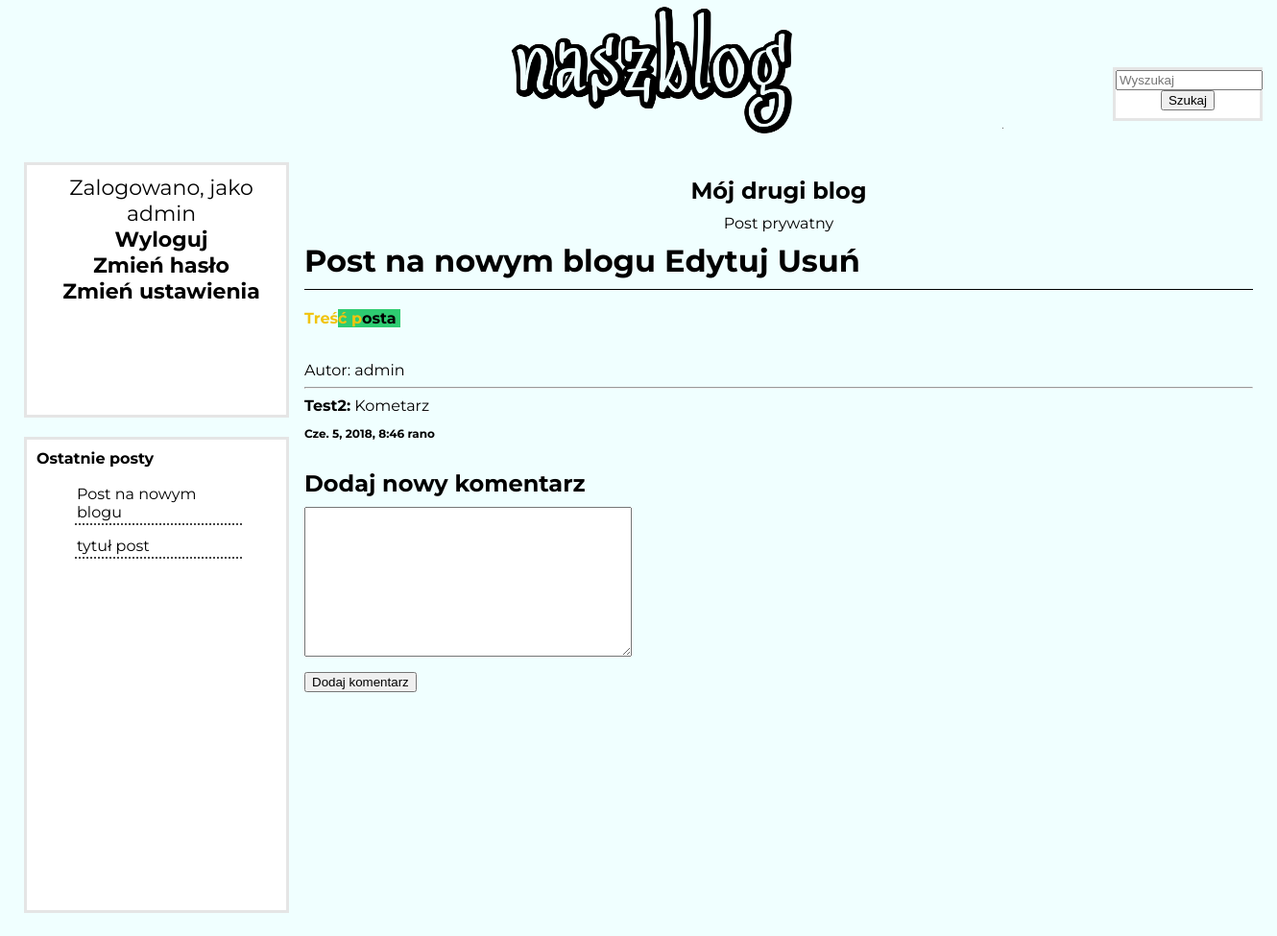
The app's page /12/post-na-nowym-blogu (signed in) with its own data.
### blogs/models.py (models this page shows, shortened)
class Blog(models.Model):
    title = models.CharField(max_length=200)
    owner = models.ForeignKey(User, related_name='user_blogs',
                               on_delete=models.CASCADE
                              )
    slug = models.SlugField(max_length=250)
    def get_absolute_url(self):
        return reverse('blogs:blog',
                        args=[self.id,
                              self.slug])

class Post(models.Model):
    STATUS_CHOICES = (
                    ('private', 'Prywatny'),
                    ('public', 'Publiczny'),
                    )
    name = models.CharField(max_length=250)
    blog = models.ForeignKey(Blog,related_name='blog_posts',
                               on_delete=models.CASCADE
                              )
    text = RichTextUploadingField(blank=True)
    date_added = models.DateTimeField(auto_now_add=True)
    status = models.CharField(max_length=7,
                              choices=STATUS_CHOICES,
                              default='public')
    objects = models.Manager()
    public = PublicPostManager()
    slug = models.SlugField(max_length=250)
    def get_absolute_url(self):
        return reverse('blogs:post_detail',
                        args=[self.id,
                              self.slug])

class Comment(models.Model):
    author = models.ForeignKey(User, related_name='user_comments',
                               on_delete=models.CASCADE
                              )
    post = models.ForeignKey(Post, related_name='post_comments',
                               on_delete=models.CASCADE
                              )
    body = models.TextField()
    created = models.DateTimeField(auto_now_add=True)
    updated = models.DateTimeField(auto_now=True)
    class Meta:
        ordering = ('created',)

### blogs/views.py (the view)
# urls.py: path('<int:post_id>/<slug>',views.post_detail,name='post_detail'),
def post_detail(request,post_id,slug):
    _post = get_object_or_404(Post,id=post_id,slug=slug)
    if _post.status == 'private':
        check_owner(request.user, _post.blog.owner)
    blog = _post.blog
    comments = Comment.objects.filter(post=_post.id)
    is_new_comment = False
    if request.method == 'POST':
        comment_form = CommentForm(data=request.POST)
        if comment_form.is_valid():
            new_comment = comment_form.save(commit=False)
            new_comment.author_id = request.user.id
            new_comment.post = _post
            new_comment.save()
            is_new_comment = True
    else:
        comment_form = CommentForm()
    lp = last_posts()
    context = {'post':_post, 'blog': blog, 'comments': comments, 'comment_form': comment_form, 'flag': is_new_comment, 'last_posts': lp}
    return render(request,'blogs/post_detail.html', context)

### blogs/forms.py
class CommentForm(forms.ModelForm):
    class Meta:
        model = Comment
        fields = ['body',]
        labels = {'body':''}

### blogs/models.py (called while the page is built)
    def get_queryset(self):
        return super(PublicPostManager,self).get_queryset()\
                                           .filter(status='public')

### blogs/views.py (called while the page is built)
def check_owner(user,owner):
    if user != owner:
        raise Http404

def last_posts():
    last_posts = Post.public.all().order_by('-date_added')[:8]
    return last_posts;

### blogs/templates/blogs/post_detail.html (shortened to what this page needs)
{% extends "base.html" %}
{% block content %}
<center><h2><a href="{{ blog.get_absolute_url }}">{{ blog.title }}</a></h2></center>
{% if post.status == 'private' %}
	<center>Post prywatny</center>
{% endif %}
<h1>{{ post.name}}
	{% if blog.owner == user %}
		<a href="{% url 'blogs:edit_post' post.id %}">Edytuj</a>
		<a href="{% url 'blogs:delete_post' post.id %}">Usuń</a>
	{% endif %}
 </h1>
	{{ post.text|safe}}
	<br/>
	Autor: <a href="{% url 'account:user_profile' blog.owner.id %}">{{ blog.owner.username }}</a>
	<hr/>
	{% for comment in comments %}
		<div class="comment">
		<b>{{ comment.author }}:</b> {{ comment.body }}
		<h3>{{ comment.created }}</h3>
		</div>
	{% empty %}
		<p>Nie ma jeszcze żadnych komentarzy</p>
	{% endfor %}
	{% if user.is_authenticated and flag %}
		<h2>Twój komentarz został dodany</h2>
	{% elif  user.is_authenticated %}
		<h2>Dodaj nowy komentarz</h2>
		<form action="{{ post.get_absolute_url }}" method="post">
			{{ comment_form }}
			<p><input type="submit" value="Dodaj komentarz"></p>
		</form>
		{% endif %}
{% endblock content %}

### blogs/templates/base.html (shortened to what this page needs)
{% load staticfiles %}
<html lang="pl">
<head>
		<link href="{% static "style.css" %}" rel="stylesheet"/>
</head>
<body>
	<div class="wrapper">
		<a href="{% url 'blogs:blogs' %}">	<div class="logo">
				<img src="{% static 'images/opydl.png' %}" style="float: left;"/>
			</div></a>
			<div class="search">
				<form method='GET' action="{% url 'blogs:search' %}">
					<input type='text' name='q' placeholder='Wyszukaj' size="16" value='{{ request.GET.q }}'/>
					<input type='submit' value='Szukaj' />
				</form>
			</div>
		<div class="content">
			<div class="rightNav">
				{% block content %}
				{% endblock %}
			</div>
			<div class="topPanel">
				{% if not user.is_authenticated %}
					<div class ="m"><a href="{% url 'account:user_login' %}"/><b>Zaloguj</b></a></br></div>
					<hr/>
					<div class ="m"><a href="{% url 'account:register' %}"/><b>Zarejestruj</b></div></a></br></m>
				{% else %}
				Zalogowano, jako {{ user.username }}
				<br><a href="{% url 'account:logout' %}"/><b>Wyloguj</b></a></br>
				<a href="{% url 'account:password_change' %}"><b>Zmień hasło</b></a>
				<br><a href="{% url 'account:edit_profile' %}"><b>Zmień ustawienia</b></a>
				{% endif %}
			</div>
			<div class="bottomPanel">
				<b>Ostatnie posty</b>
					<ul>
					{% for post in last_posts %}
							<div class = "option"><a href="{{post.get_absolute_url}}">{{ post.name }}</div></a>
					{% endfor %}
					</ul>
			</div>
		</div>
	</div>
</body>
</html>

### blogs/static/style.css (style rules this page uses)
body { background-color: #F0FFFF; color: #000000; font-family: 'Montserrat', sans-serif; font-size: 16px; }
html, body { margin: 0; padding: 0; }
.wrapper { margin-left:auto; margin-right:auto; width: 1320px; min-height: 975px; background-color: #F0FFFF; overflow:hidden; }
.logo { text-align: center; width: 450px; font-size: 48px; margin-left: 320px; }
a > .logo > img { width: 720px; height: 144px; margin-left: auto; margin-right: auto; }
.content { background-color: #F0FFFF; width: 1280px; margin-left: auto; margin-right: auto; padding: 1px; position: relative; }
.rightNav { background-color: #F0FFFF; width: 988px; float: right; min-height: 750px; height: auto; padding: 10px 0 0 10px; min-height: 500px; }
.topPanel { text-align: center; font-size: 22px; background-color: #ffffff; width: 260px; height: 250px; float: left; padding: 10 0 0 10px; border-style: solid; border-color: e5e5e5; margin-top: 25px; }
.bottomPanel { margin-top: 20px; background-color: #ffffff; width: 260px; height: 480px; float: left; padding: 10px 0 0 10px; border-style: solid; border-color: e5e5e5; }
.search { background-color: #bde5b9; background-color: #ffffff; height: 50px; width: 150px; float: right; margin-top: 70px; text-align: center; border-color: #e5e5e5; border-style: solid; margin-right: 10px; }
.option { padding: 2px; border-bottom: 2px dotted #444444; width: 170px; margin: 0 10px 10px 0; }
h1 { border-bottom:1px solid; padding:0 0 10px 0; margin:10px 0 20px 0; }
h2 { margin:30px 0 10px; }
h3 { font-size: 12px }
a { color: black; text-decoration: none; }

### records on screen
Blog: title "Mój drugi blog", owner.username "admin"
Post: name "Post na nowym blogu", text "Treś ć p osta"
Comment: author "Test2", body "Kometarz", created "Cze. 5, 2018, 8:46 rano"
Post: name "Post na nowym blogu"
Post: name "tytuł post"

### other values on screen
{{ user.username }} "admin"
